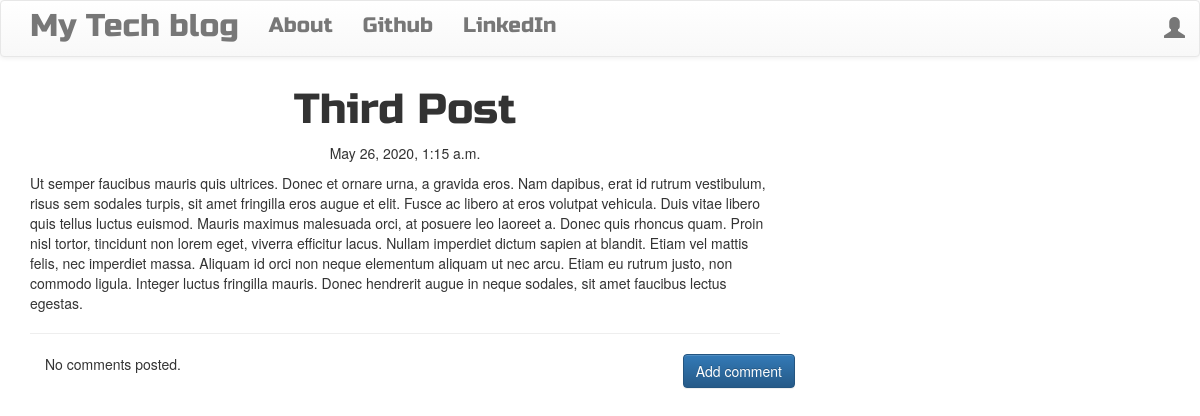
The page /post/12 on the database its author committed.
### blog/models.py (models this page shows, shortened)
class Post(models.Model):
    author = models.ForeignKey('auth.User',on_delete = models.CASCADE)
    title = models.CharField(max_length=200)
    text = models.TextField()
    create_date = models.DateTimeField(default=timezone.now)
    published_date = models.DateTimeField(blank=True,null=True)

### blog/views.py (the view)
# urls.py: path('post/<int:pk>',views.PostDetailView.as_view(),name='post_detail'),
class PostDetailView(DetailView):
    model = Post

### blog/templates/blog/post_detail.html (shortened to what this page needs)
{% extends 'blog/base.html' %}
{% block content %}
        <h1 class='posttitle loader'>{{ post.title }}</h1>
        {% if post.published_date %}
            <div class="date postdate">
                {{ post.published_date }}
            </div>
        {% else %}
            <a class="btn btn-default" href="{% url 'post_publish' pk=post.pk %}">Publish</a>
        {% endif %}
      <p class='postcontent' >{{ post.text|safe|linebreaksbr }}</p>
  <hr>
  <a class="btn btn-primary btn-comment" href="{% url 'add_comment_to_post' pk=post.pk %}">Add comment</a>
  <div class="container">
  {% for comment in post.comments.all %}
  <br>
      {% if user.is_authenticated or comment.approved_comment %}
              {{ comment.created_date }}
              {% if not comment.approved_comment %}
                  <a class="btn btn-default" href="{% url 'comment_remove' pk=comment.pk %}"><span class="glyphicon glyphicon-remove"></span></a>
                  <a class="btn btn-default" href="{% url 'comment_approve' pk=comment.pk %}"><span class="glyphicon glyphicon-ok"></span></a>
              {% endif %}
          <p>{{ comment.text|safe|linebreaks }}</p>
          <p>Posted by: <strong>{{ comment.author }}</strong></p>
      {% endif %}
  {% empty %}
      <p>No comments posted.</p>
  {% endfor %}
</div>
{% endblock %}

### blog/static/css/blog.css (style rules this page uses)
.postdate { text-align: center; }
.posttitle { font-family:'Russo One',sans-serif; font-size: 3em; text-align:center; }
.postcontent { font-family: 'Montserrat'; font-size: 1.5em; }
.btn-comment { position: absolute; right: 0px; }
.loader { filter:hue-rotate(0deg); color:linear-gradient(45deg,#0f8,#08f); animation:hue 10000ms infinite linear; }

### rows shown on the page
Post: title "Third Post", published_date "May 26, 2020, 1:15 a.m.", text "Ut semper faucibus mauris quis ultrices. Donec et ornare urna, a gravida eros. Nam dapibus, erat id rutrum vestibulum, risus sem sodales turpis, sit amet fringilla eros augue et elit. Fusce ac libero at eros volutpat vehicula. Duis vitae libero quis tellus luctus euismod. Mauris maximus malesuada orci, at posuere leo laoreet a. Donec quis rhoncus quam. Proin nisl tortor, tincidunt non lorem eget, viverra efficitur lacus. Nullam imperdiet dictum sapien at blandit. Etiam vel mattis felis, nec imperdiet massa. Aliquam id orci non neque elementum aliquam ut nec arcu. Etiam eu rutrum justo, non commodo ligula. Integer luctus fringilla mauris. Donec hendrerit augue in neque sodales, sit amet…"
